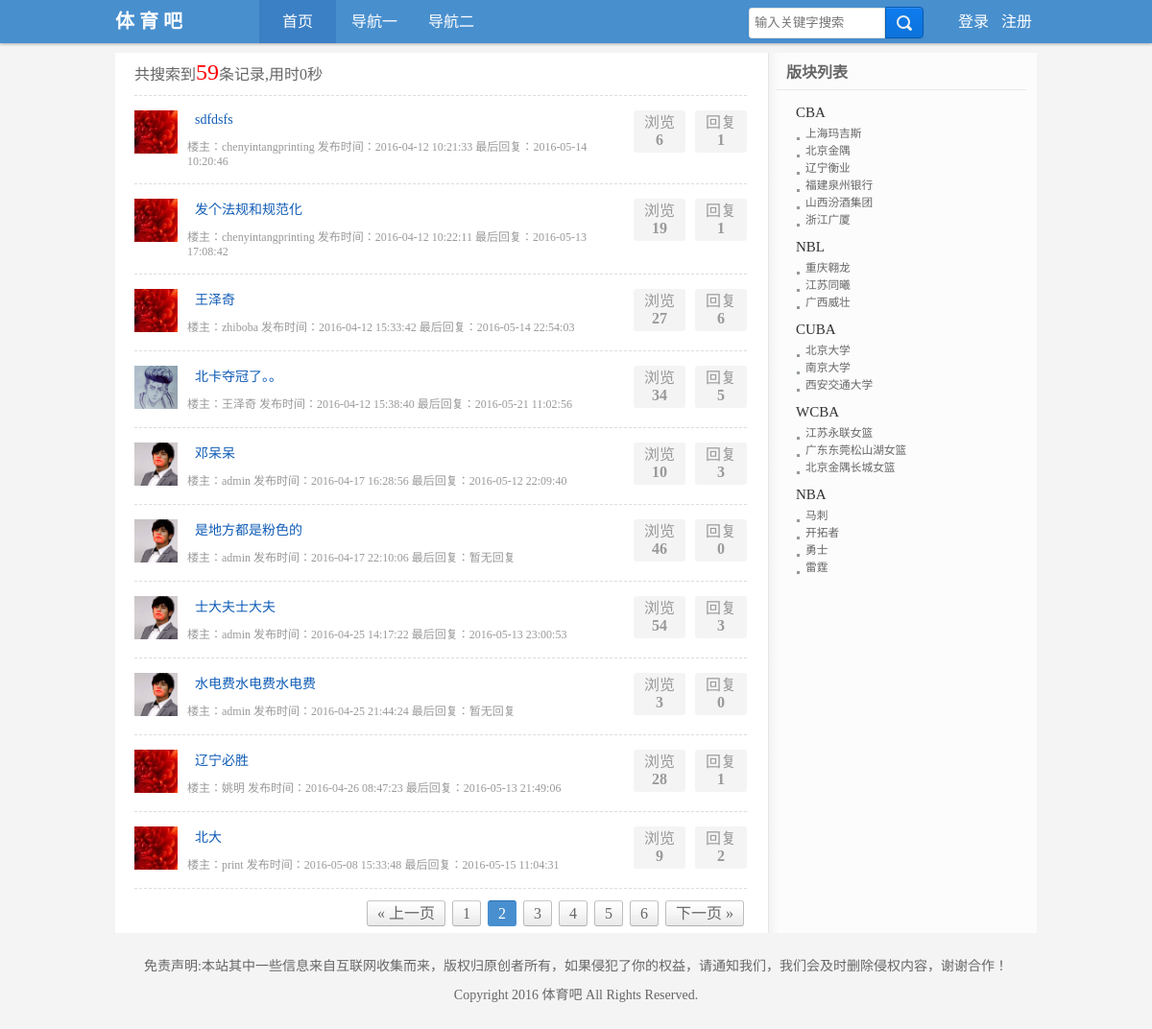
/search.php?page=2, run on the app's committed database.
### tables this page shows
CREATE TABLE IF NOT EXISTS `ws_content` (
  `id` int(10) unsigned NOT NULL AUTO_INCREMENT COMMENT '唯一标识符',
  `module_id` int(11) NOT NULL COMMENT '所属子版块id',
  `title` varchar(30) NOT NULL COMMENT '标题',
  `content` text NOT NULL COMMENT '帖子内容',
  `time` datetime NOT NULL COMMENT '发帖时间',
  `member_id` int(11) NOT NULL COMMENT '会员id',
  `times` int(11) NOT NULL COMMENT '浏览次数',
  PRIMARY KEY (`id`)
);

CREATE TABLE IF NOT EXISTS `ws_member` (
  `id` int(10) unsigned NOT NULL AUTO_INCREMENT COMMENT '唯一id',
  `user` varchar(20) NOT NULL COMMENT '用户名',
  `pwd` varchar(40) NOT NULL COMMENT '密码',
  `sex` varchar(2) NOT NULL COMMENT '性别',
  `email` varchar(20) NOT NULL COMMENT '邮箱',
  `qq` varchar(11) NOT NULL COMMENT 'qq',
  `photo` varchar(255) NOT NULL COMMENT '头像',
  `register_time` datetime NOT NULL COMMENT '注册时间',
  `last_time` datetime NOT NULL COMMENT '最后登录时间',
  PRIMARY KEY (`id`)
);

CREATE TABLE IF NOT EXISTS `ws_reply` (
  `id` int(10) unsigned NOT NULL AUTO_INCREMENT COMMENT '唯一标识符',
  `content_id` int(10) unsigned NOT NULL COMMENT '帖子id',
  `quote_id` int(10) unsigned NOT NULL COMMENT '引用回复id',
  `content` text NOT NULL COMMENT '回复内容',
  `member_id` int(10) unsigned NOT NULL COMMENT '回复者id',
  `time` datetime NOT NULL COMMENT '回复时间',
  PRIMARY KEY (`id`)
);

CREATE TABLE IF NOT EXISTS `ws_father_module` (
  `id` int(10) unsigned NOT NULL AUTO_INCREMENT COMMENT '唯一ID',
  `module_name` varchar(50) NOT NULL COMMENT '父版块名字',
  `sort` int(11) NOT NULL DEFAULT '0' COMMENT '排序',
  PRIMARY KEY (`id`)
);

CREATE TABLE IF NOT EXISTS `ws_son_module` (
  `id` int(10) unsigned NOT NULL AUTO_INCREMENT COMMENT '唯一id标识符',
  `father_module_id` int(10) unsigned NOT NULL COMMENT '所属父版块id',
  `module_name` varchar(50) NOT NULL COMMENT '子版块名称',
  `info` varchar(255) NOT NULL COMMENT '描述信息',
  `member_id` int(10) unsigned NOT NULL DEFAULT '0' COMMENT '是否为版主id',
  `sort` int(11) unsigned NOT NULL COMMENT '排序',
  PRIMARY KEY (`id`)
);

### inc/mysql.func.php (called while the page is built, shortened)
<?php
    function execute($link, $sql){
        $result = mysqli_query($link, $sql);
        return $result;
    }
    function nums($link, $sql){
        return mysqli_num_rows(execute($link, $sql));
    }
    function fetch_array($result){
        return mysqli_fetch_assoc($result);
    }
?>

### search.php (the view, shortened to what this page needs)
<?php
    $link = connect();
    $nowTime = microtime(true);
    $sql = "select * from ws_content where title like '%{$_GET['keywords']}%'";
    $result = execute($link, $sql);
    $data_total = mysqli_num_rows($result);
    $endTime = microtime(true) - $nowTime;
?>
<!doctype html>
<html lang="en">
<head>
	<link rel="stylesheet" href="style/public.css">
	<link rel="stylesheet" href="style/common.css">
	<link rel="stylesheet" href="style/list.css">
</head>
<body>
<?php require_once 'inc/header.inc.php';?>
	<div id="main" class="auto">
		<div id="left">
			<h3 style="color:#666;font-size: 16px;">共搜索到<span style="color:#f00;font-size:24px;"><?php echo $data_total?></span>条记录,用时<?php echo round($endTime, 5);?>秒</h3>
			<?php $data = page($data_total, 10);?>
			<ul class="postsList">
			<?php
				$sql_content = "select
					wc.title,wc.id,wc.time,wc.member_id,wc.times,wm.user,wm.photo,wsm.module_name
					from ws_content wc,ws_member wm,ws_son_module wsm where
					wc.title like '%{$_GET['keywords']}%' and
					wc.member_id=wm.id and
					wc.module_id=wsm.id {$data['limit']}";
					$result_content = execute($link, $sql_content);
					while (@$data_content = fetch_array($result_content)){
						$data_content['title'] = htmlspecialchars($data_content['title']);
						$data_content['title'] = str_replace($_GET['keywords'], "<span style='color:#f00;font-weight:bold;'>{$_GET['keywords']}</span>", $data_content['title']);
						$sql = "select time from ws_reply where content_id={$data_content['id']} order by id desc limit 1";
					    $last_reply_time = execute($link, $sql);
					    if (nums($link, $sql) == 0) {
					    	$last_time = '暂无回复';
					    }else {
					    	$result_reply_time = fetch_array($last_reply_time);
					    	$last_time = $result_reply_time['time'];
					    }
					    $sql_reply = "select * from ws_reply where content_id={$data_content['id']}";
					    $result_reply = execute($link, $sql_reply);
					    $count_reply = mysqli_num_rows($result_reply);
			?>
				<li>
					<div class="smallPic">
						<a href="member.php?mid=<?php echo $data_content['member_id']?>">
							<img title="<?php echo $data_content['user']?>" width="45" height="45" src="<?php if($data_content['photo'] != ''){echo SUB_URL.$data_content['photo'];}else{echo 'images/2374101_small.jpg';}?>">
						</a>
					</div>
					<div class="subject">
						<div class="titleWrap">&nbsp;&nbsp;<h2><a href="show.php?cid=<?php echo $data_content['id'];?>"><?php echo $data_content['title']?></a></h2></div>
						<p>
							楼主：<?php echo $data_content['user']?> 发布时间：<?php echo $data_content['time']?> 最后回复：<?php echo $last_time;?>
						</p>
					</div>
					<div class="count">
						<p>
							回复<br /><span><?php echo $count_reply;?></span>
						</p>
						<p>
							浏览<br /><span><?php echo $data_content['times'];?></span>
						</p>
					</div>
				</li>
			<?php }?>
			</ul>
			<div class="pages_wrap">
				<div class="pages">
					<?php
		               echo $data['html'];
		            ?>
				</div>
			</div>
		</div>
		<div id="right">
			<div class="classList">
				<div class="title">版块列表</div>
				<ul class="listWrap">
				<?php
				$query = "select * from ws_father_module";
				$result_father = execute($link, $query);
				while (@$data_father = fetch_array($result_father)){
				?>
					<li>
						<h2><a href="list_father.php?id=<?php echo $data_father['id']?>"><?php echo $data_father['module_name']?></a></h2>
						<ul>
						<?php
						$query = "select * from ws_son_module where father_module_id={$data_father['id']}";
						$result_son = execute($link, $query);
						while (@$data_son = fetch_array($result_son)) {
						?>
							<li><h3><a href="list_son.php?id=<?php echo $data_son['id'];?>"><?php echo $data_son['module_name']?></a></h3></li>
						<?php }?>
						</ul>
					</li>
				<?php }?>
				</ul>
			</div>
		</div>
	</div>
<?php require_once 'inc/footer.inc.php';?>
</body>
</html>

### style/public.css (style rules this page uses)
html, body, h1, h2, h3, h4, h5, h6, hr, p, blockquote, div, dl, dt, dd, ul, ol, li, pre, fieldset, lengend, button, input, textarea, th, td { margin: 0; padding: 0; }
body { background: #f4f4f4; color: #333; }
img { border: 0; }
em, strong, i, h1, h2, h3, h4, h5, h6 { font-style: normal; font-weight: normal; }
li { list-style: none; }
a { text-decoration: none; }

### style/common.css (style rules this page uses)
.auto { width: 960px; margin: 0 auto; }
.pages a { background: url('../images/core_bg.png') #f8f8f8; border-color: #c9c9c9 #bdbdbd #b0b0b0; border-image: none; border-radius: 3px; border-style: solid; border-width: 1px; color: #666666; display: inline-block; line-height: 13px; margin-right: 3px; padding: 6px 10px; padding-top: 6px; padding-right: 10px; padding-bottom: 6px; padding-left: 10px; text-decoration: none; vertical-align: top; }

### style/list.css (style rules this page uses)
#main { background:url('../images/main_bg.png') repeat-y; margin-top:10px; }
#main #left { width:638px; padding:7px 20px; float:left; }
#main #right { width:282px; float:right; }
#main #left div.pages_wrap { margin:12px 0 0 0; }
.pages_wrap .pages { float: right; }
#main ul.postsList { margin:10px 0 0 0; border-top:1px dashed #ddd; }
#main ul.postsList li { border-bottom:1px dashed #ddd; padding:15px 0; }
#main ul.postsList li div.smallPic { width:55px; float:left; }
#main ul.postsList li div.subject { width:450px; float:left; }
#main ul.postsList li div.count { color: #999; line-height: 18px; text-align: center; }
#main ul.postsList li div.count p { background: none repeat scroll 0 0 #f4f4f4; border-radius: 3px; display: block; float: right; height: 36px; margin: 0 0 0 10px; overflow: hidden; padding: 4px 0; width: 54px; }
#main ul.postsList li div.count p span { font-weight:bold; }
#main ul.postsList li div.subject .titleWrap a,#main ul.postsList li div.subject .titleWrap h2 { font-size:14px; color:#105cb6; }
#main ul.postsList li div.subject .titleWrap h2 { display:inline; }
#main ul.postsList li div.subject p { color:#999; padding:10px 0 0 0; font-size: 12px; }
#main #right .classList .title { width:260px; margin:0 auto; padding:7px 0; font-weight:bold; color:#666; text-indent:10px; border-bottom:1px solid #e8e8e8; }
#main #right .classList ul.listWrap { width:220px; margin:15px auto 0 auto; font-size: 10px; }
#main #right .classList ul.listWrap li h2 a { color:#333; font-weight:normal; }
#main #right .classList ul.listWrap li ul { margin:5px 0 10px 0px; }
#main #right .classList ul.listWrap li ul li { background:url('../images/style_icon.png') 0px -389px no-repeat; line-height:180%; border-radius:3px; color: #666; padding-left:10px; }
#main #right .classList ul.listWrap li ul li h3 a { font-weight:normal; color:#666; }

### data on the page
ws_content: title "sdfdsfs", ws_member.user "chenyintangprinting", time "2016-04-12 10:21:33", ws_reply.time "2016-05-14 10:20:46", count_reply "1", times "6"
ws_content: title "发个法规和规范化", ws_member.user "chenyintangprinting", time "2016-04-12 10:22:11", ws_reply.time "2016-05-13 17:08:42", count_reply "1", times "19"
ws_content: title "王泽奇", ws_member.user "zhiboba", time "2016-04-12 15:33:42", ws_reply.time "2016-05-14 22:54:03", count_reply "6", times "27"
ws_content: ws_member.photo (picture), title "北卡夺冠了。。", ws_member.user "王泽奇", time "2016-04-12 15:38:40", ws_reply.time "2016-05-21 11:02:56", count_reply "5", times "34"
ws_content: ws_member.photo (picture), title "邓呆呆", ws_member.user "admin", time "2016-04-17 16:28:56", ws_reply.time "2016-05-12 22:09:40", count_reply "3", times "10"
ws_content: ws_member.photo (picture), title "是地方都是粉色的", ws_member.user "admin", time "2016-04-17 22:10:06", last_time "暂无回复", count_reply "0", times "46"
ws_content: ws_member.photo (picture), title "士大夫士大夫", ws_member.user "admin", time "2016-04-25 14:17:22", ws_reply.time "2016-05-13 23:00:53", count_reply "3", times "54"
ws_content: ws_member.photo (picture), title "水电费水电费水电费", ws_member.user "admin", time "2016-04-25 21:44:24", last_time "暂无回复", count_reply "0", times "3"
ws_content: title "辽宁必胜", ws_member.user "姚明", time "2016-04-26 08:47:23", ws_reply.time "2016-05-13 21:49:06", count_reply "1", times "28"
ws_content: title "北大", ws_member.user "print", time "2016-05-08 15:33:48", ws_reply.time "2016-05-15 11:04:31", count_reply "2", times "9"
ws_father_module: module_name "CBA"
ws_son_module: module_name "上海玛吉斯"
ws_son_module: module_name "北京金隅"
ws_son_module: module_name "辽宁衡业"
ws_son_module: module_name "福建泉州银行"
ws_son_module: module_name "山西汾酒集团"
ws_son_module: module_name "浙江广厦"
ws_father_module: module_name "NBL"
ws_son_module: module_name "重庆翱龙"
ws_son_module: module_name "江苏同曦"
ws_son_module: module_name "广西威壮"
ws_father_module: module_name "CUBA"
ws_son_module: module_name "北京大学"
ws_son_module: module_name "南京大学"
ws_son_module: module_name "西安交通大学"
ws_father_module: module_name "WCBA"
ws_son_module: module_name "江苏永联女篮"
ws_son_module: module_name "广东东莞松山湖女篮"
ws_son_module: module_name "北京金隅长城女篮"
ws_father_module: module_name "NBA"
ws_son_module: module_name "马刺"
ws_son_module: module_name "开拓者"
ws_son_module: module_name "勇士"
ws_son_module: module_name "雷霆"

### other printed values
$data_total "59"
$data['html'] "« 上一页 下一页 »"
